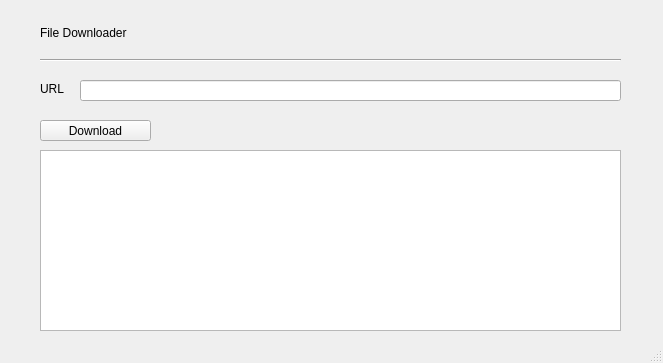
<?xml version="1.0" encoding="UTF-8"?>
<ui version="4.0">
 <class>MainWindow</class>
 <widget class="QMainWindow" name="MainWindow">
  <property name="geometry">
   <rect>
    <x>0</x>
    <y>0</y>
    <width>663</width>
    <height>363</height>
   </rect>
  </property>
  <property name="windowTitle">
   <string>Parkinson Firmware Updater</string>
  </property>
  <property name="tabShape">
   <enum>QTabWidget::Rounded</enum>
  </property>
  <widget class="QWidget" name="centralwidget">
   <widget class="QPushButton" name="downloadBtn">
    <property name="geometry">
     <rect>
      <x>40</x>
      <y>120</y>
      <width>111</width>
      <height>21</height>
     </rect>
    </property>
    <property name="text">
     <string>Download</string>
    </property>
   </widget>
   <widget class="QTextBrowser" name="textBrowser">
    <property name="geometry">
     <rect>
      <x>40</x>
      <y>150</y>
      <width>581</width>
      <height>181</height>
     </rect>
    </property>
   </widget>
   <widget class="Line" name="line_3">
    <property name="geometry">
     <rect>
      <x>40</x>
      <y>50</y>
      <width>581</width>
      <height>20</height>
     </rect>
    </property>
    <property name="orientation">
     <enum>Qt::Horizontal</enum>
    </property>
   </widget>
   <widget class="QLabel" name="label_4">
    <property name="geometry">
     <rect>
      <x>40</x>
      <y>80</y>
      <width>31</width>
      <height>18</height>
     </rect>
    </property>
    <property name="text">
     <string>URL</string>
    </property>
   </widget>
   <widget class="QLineEdit" name="url_box">
    <property name="geometry">
     <rect>
      <x>80</x>
      <y>80</y>
      <width>541</width>
      <height>21</height>
     </rect>
    </property>
   </widget>
   <widget class="QLabel" name="Header">
    <property name="geometry">
     <rect>
      <x>40</x>
      <y>17</y>
      <width>111</width>
      <height>31</height>
     </rect>
    </property>
    <property name="sizePolicy">
     <sizepolicy hsizetype="Preferred" vsizetype="Preferred">
      <horstretch>5</horstretch>
      <verstretch>0</verstretch>
     </sizepolicy>
    </property>
    <property name="baseSize">
     <size>
      <width>10</width>
      <height>10</height>
     </size>
    </property>
    <property name="lineWidth">
     <number>1</number>
    </property>
    <property name="text">
     <string>File Downloader</string>
    </property>
   </widget>
  </widget>
  <widget class="QStatusBar" name="statusbar"/>
 </widget>
 <resources/>
 <connections/>
 <buttongroups>
  <buttongroup name="buttonGroup"/>
 </buttongroups>
</ui>
